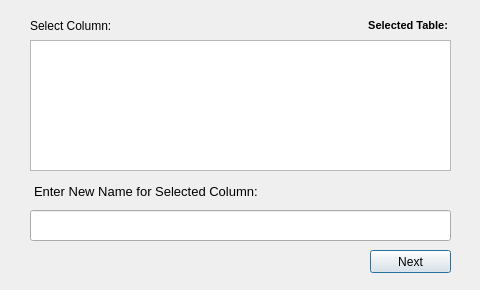
<?xml version="1.0" encoding="UTF-8"?>
<ui version="4.0">
 <class>Dialog</class>
 <widget class="QDialog" name="Dialog">
  <property name="geometry">
   <rect>
    <x>0</x>
    <y>0</y>
    <width>480</width>
    <height>290</height>
   </rect>
  </property>
  <property name="minimumSize">
   <size>
    <width>480</width>
    <height>290</height>
   </size>
  </property>
  <property name="maximumSize">
   <size>
    <width>480</width>
    <height>290</height>
   </size>
  </property>
  <property name="windowTitle">
   <string>Confirm Action!</string>
  </property>
  <property name="windowIcon">
   <iconset>
    <normaloff>icon.png</normaloff>icon.png</iconset>
  </property>
  <property name="sizeGripEnabled">
   <bool>false</bool>
  </property>
  <property name="modal">
   <bool>false</bool>
  </property>
  <widget class="QStackedWidget" name="stackedWidget">
   <property name="geometry">
    <rect>
     <x>0</x>
     <y>0</y>
     <width>481</width>
     <height>291</height>
    </rect>
   </property>
   <property name="contextMenuPolicy">
    <enum>Qt::PreventContextMenu</enum>
   </property>
   <property name="currentIndex">
    <number>0</number>
   </property>
   <widget class="QWidget" name="rename_box_page">
    <widget class="QLineEdit" name="renameCol_textBox">
     <property name="geometry">
      <rect>
       <x>30</x>
       <y>210</y>
       <width>421</width>
       <height>31</height>
      </rect>
     </property>
     <property name="styleSheet">
      <string notr="true">font: 12pt &quot;Terminal&quot;;</string>
     </property>
    </widget>
    <widget class="QWidget" name="horizontalLayoutWidget">
     <property name="geometry">
      <rect>
       <x>34</x>
       <y>180</y>
       <width>411</width>
       <height>22</height>
      </rect>
     </property>
     <layout class="QHBoxLayout" name="horizontalLayout">
      <item>
       <widget class="QLabel" name="label_4">
        <property name="font">
         <font>
          <pointsize>10</pointsize>
         </font>
        </property>
        <property name="text">
         <string>Enter New Name for Selected Column:</string>
        </property>
       </widget>
      </item>
      <item>
       <widget class="QLabel" name="selected_Col">
        <property name="sizePolicy">
         <sizepolicy hsizetype="Expanding" vsizetype="Expanding">
          <horstretch>0</horstretch>
          <verstretch>0</verstretch>
         </sizepolicy>
        </property>
        <property name="font">
         <font>
          <pointsize>9</pointsize>
          <bold>true</bold>
         </font>
        </property>
        <property name="text">
         <string>&lt;none&gt;</string>
        </property>
        <property name="textFormat">
         <enum>Qt::PlainText</enum>
        </property>
        <property name="wordWrap">
         <bool>true</bool>
        </property>
       </widget>
      </item>
      <item>
       <spacer name="horizontalSpacer">
        <property name="orientation">
         <enum>Qt::Horizontal</enum>
        </property>
        <property name="sizeHint" stdset="0">
         <size>
          <width>40</width>
          <height>20</height>
         </size>
        </property>
       </spacer>
      </item>
     </layout>
    </widget>
    <widget class="QPushButton" name="next">
     <property name="geometry">
      <rect>
       <x>370</x>
       <y>250</y>
       <width>81</width>
       <height>23</height>
      </rect>
     </property>
     <property name="text">
      <string>Next</string>
     </property>
    </widget>
    <widget class="QListWidget" name="col_listWidget">
     <property name="geometry">
      <rect>
       <x>30</x>
       <y>40</y>
       <width>421</width>
       <height>131</height>
      </rect>
     </property>
     <property name="editTriggers">
      <set>QAbstractItemView::NoEditTriggers</set>
     </property>
    </widget>
    <widget class="QWidget" name="horizontalLayoutWidget_2">
     <property name="geometry">
      <rect>
       <x>30</x>
       <y>10</y>
       <width>421</width>
       <height>31</height>
      </rect>
     </property>
     <layout class="QHBoxLayout" name="horizontalLayout_2">
      <item>
       <widget class="QLabel" name="label_5">
        <property name="font">
         <font>
          <pointsize>9</pointsize>
          <italic>false</italic>
          <bold>false</bold>
         </font>
        </property>
        <property name="text">
         <string>Select Column:</string>
        </property>
       </widget>
      </item>
      <item>
       <widget class="QLabel" name="selectedTB">
        <property name="font">
         <font>
          <pointsize>8</pointsize>
          <bold>true</bold>
         </font>
        </property>
        <property name="text">
         <string>Selected Table: </string>
        </property>
        <property name="alignment">
         <set>Qt::AlignRight|Qt::AlignTrailing|Qt::AlignVCenter</set>
        </property>
       </widget>
      </item>
     </layout>
    </widget>
   </widget>
   <widget class="QWidget" name="confirmation_page">
    <widget class="QLabel" name="label">
     <property name="geometry">
      <rect>
       <x>20</x>
       <y>70</y>
       <width>131</width>
       <height>131</height>
      </rect>
     </property>
     <property name="text">
      <string/>
     </property>
     <property name="pixmap">
      <pixmap>../PNG/warning.png</pixmap>
     </property>
     <property name="scaledContents">
      <bool>true</bool>
     </property>
    </widget>
    <widget class="QLabel" name="label_3">
     <property name="geometry">
      <rect>
       <x>190</x>
       <y>90</y>
       <width>221</width>
       <height>21</height>
      </rect>
     </property>
     <property name="styleSheet">
      <string notr="true">font: 75 12pt &quot;Terminal&quot;;</string>
     </property>
     <property name="text">
      <string>!! LAST WARNING !!</string>
     </property>
    </widget>
    <widget class="QLabel" name="label_2">
     <property name="geometry">
      <rect>
       <x>190</x>
       <y>120</y>
       <width>251</width>
       <height>51</height>
      </rect>
     </property>
     <property name="styleSheet">
      <string notr="true">font: 63 italic 11pt &quot;Segoe UI Semibold&quot;;</string>
     </property>
     <property name="text">
      <string>Are you sure you want to rename the selected column:</string>
     </property>
     <property name="textFormat">
      <enum>Qt::PlainText</enum>
     </property>
     <property name="wordWrap">
      <bool>true</bool>
     </property>
    </widget>
    <widget class="QDialogButtonBox" name="buttonBox">
     <property name="enabled">
      <bool>false</bool>
     </property>
     <property name="geometry">
      <rect>
       <x>130</x>
       <y>260</y>
       <width>341</width>
       <height>21</height>
      </rect>
     </property>
     <property name="cursor">
      <cursorShape>PointingHandCursor</cursorShape>
     </property>
     <property name="focusPolicy">
      <enum>Qt::StrongFocus</enum>
     </property>
     <property name="orientation">
      <enum>Qt::Horizontal</enum>
     </property>
     <property name="standardButtons">
      <set>QDialogButtonBox::No|QDialogButtonBox::Yes</set>
     </property>
     <property name="centerButtons">
      <bool>false</bool>
     </property>
    </widget>
    <widget class="QPushButton" name="previous">
     <property name="geometry">
      <rect>
       <x>10</x>
       <y>260</y>
       <width>91</width>
       <height>23</height>
      </rect>
     </property>
     <property name="text">
      <string>Previous</string>
     </property>
    </widget>
    <widget class="QLabel" name="old_name_label">
     <property name="geometry">
      <rect>
       <x>180</x>
       <y>170</y>
       <width>101</width>
       <height>61</height>
      </rect>
     </property>
     <property name="font">
      <font>
       <pointsize>9</pointsize>
       <bold>true</bold>
      </font>
     </property>
     <property name="text">
      <string>&lt;undefined&gt;</string>
     </property>
     <property name="textFormat">
      <enum>Qt::AutoText</enum>
     </property>
     <property name="scaledContents">
      <bool>false</bool>
     </property>
     <property name="alignment">
      <set>Qt::AlignRight|Qt::AlignTrailing|Qt::AlignVCenter</set>
     </property>
     <property name="wordWrap">
      <bool>true</bool>
     </property>
    </widget>
    <widget class="QLabel" name="new_name_label">
     <property name="geometry">
      <rect>
       <x>360</x>
       <y>170</y>
       <width>111</width>
       <height>61</height>
      </rect>
     </property>
     <property name="font">
      <font>
       <pointsize>9</pointsize>
       <bold>true</bold>
      </font>
     </property>
     <property name="text">
      <string>&lt;undefined&gt;</string>
     </property>
     <property name="alignment">
      <set>Qt::AlignLeading|Qt::AlignLeft|Qt::AlignVCenter</set>
     </property>
     <property name="wordWrap">
      <bool>true</bool>
     </property>
    </widget>
    <widget class="QLabel" name="label_9">
     <property name="geometry">
      <rect>
       <x>300</x>
       <y>180</y>
       <width>41</width>
       <height>41</height>
      </rect>
     </property>
     <property name="font">
      <font>
       <pointsize>16</pointsize>
       <bold>true</bold>
      </font>
     </property>
     <property name="text">
      <string>➔</string>
     </property>
     <property name="alignment">
      <set>Qt::AlignCenter</set>
     </property>
    </widget>
   </widget>
  </widget>
 </widget>
 <resources/>
 <connections>
  <connection>
   <sender>buttonBox</sender>
   <signal>accepted()</signal>
   <receiver>Dialog</receiver>
   <slot>accept()</slot>
   <hints>
    <hint type="sourcelabel">
     <x>248</x>
     <y>254</y>
    </hint>
    <hint type="destinationlabel">
     <x>157</x>
     <y>274</y>
    </hint>
   </hints>
  </connection>
  <connection>
   <sender>buttonBox</sender>
   <signal>rejected()</signal>
   <receiver>Dialog</receiver>
   <slot>reject()</slot>
   <hints>
    <hint type="sourcelabel">
     <x>316</x>
     <y>260</y>
    </hint>
    <hint type="destinationlabel">
     <x>286</x>
     <y>274</y>
    </hint>
   </hints>
  </connection>
 </connections>
</ui>
